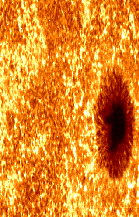
#> input picture working_image.png, 139 x 217 px, found by its file name
$ jupyter execute sunspot.ipynb   (shell and % lines are left out)
#> lines starting #> are read from the running program, lines starting #| are printed output that depends on the picture; after the words box and inside, x2 and y2 are one past the last pixel; in counts of white or black regions, pixels touching at a corner belong together
[cell 1]
import numpy as np
import cv2
import matplotlib.pyplot as plt

[cell 2]
# opens in BGR colorspace, convert to RGB
img = cv2.cvtColor(cv2.imread("working_image.png"), cv2.COLOR_BGR2RGB)
plt.imshow(img)

[cell 3]
img_orig = img.copy()

# blur image to help smooth out edges
img = cv2.GaussianBlur(img, (7, 7), 0)
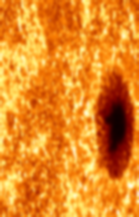
#> img: shape (217, 139, 3); mean R, G, B 229.6, 136.6, 36.6

# convert to the shape of a vector of pixel values
Z = img.reshape((-1,3))
Z = np.float32(Z)

criteria = (cv2.TERM_CRITERIA_EPS + cv2.TERM_CRITERIA_MAX_ITER, 10, 1.0)
K = 6
ret, label, center = cv2.kmeans(Z, K, None, criteria, 50, cv2.KMEANS_RANDOM_CENTERS)
#> ret = 11071677.5; center = [[241.8, 135.9, 23.11], [253.8, 212.1, 103.8], [51.61, 0.263, 0], [150.2, 26.62, 0.25], [250.4, 174.6, 58.04], [221.7, 100.4, 6.67]]
label = label.flatten()

# Convert back to uint8 and size of original image
center = np.uint8(center)
#> center = [[241, 135, 23], [253, 212, 103], [51, 0, 0], [150, 26, 0], [250, 174, 58], [221, 100, 6]]
segmented = center[label.flatten()]
segmented = segmented.reshape((img.shape))
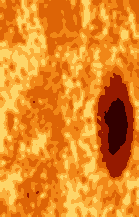
#> segmented: shape (217, 139, 3); mean R, G, B 228.9, 136, 36.2

plt.imshow(segmented)

[cell 4]
def find_threshold(img, label_name):
    masked_image = np.copy(img)

    # convert to shape of label array
    masked_image = masked_image.reshape((-1, 3))

    # make all pixels without that are not specified label white
    masked_image[~(label == label_name)] = [255, 255, 255]

    # convert back to original shape
    masked_image = masked_image.reshape(img.shape)

    # erode then dilate the image to remove noise
    kernel = np.ones((7,7),np.uint8)
    masked_image = cv2.morphologyEx(masked_image, cv2.MORPH_OPEN, kernel, iterations=1)
    gray = cv2.cvtColor(masked_image,cv2.COLOR_BGR2GRAY)

    # threshold image by removing all white pixels (not in label)
    ret, thresh = cv2.threshold(gray, 254, 255, cv2.THRESH_BINARY_INV)

    contours, _ = cv2.findContours(thresh, cv2.RETR_EXTERNAL, cv2.CHAIN_APPROX_SIMPLE)
    contours = sorted(contours, key=cv2.contourArea, reverse=True)

    # create mask by only including large contours
    mask = np.zeros(masked_image.shape[:2], np.uint8)

    for c in contours:
        area = cv2.contourArea(c)
        if area < np.prod(masked_image.shape[:2]) * 0.01:
            break

        cv2.drawContours(mask, [c], -1, (255), -1)

    # by combining foreground and background, allows specification of background color (white)
    # if don't do, background will be solid black, which is same color as sunspot so problematic
    foreground = cv2.bitwise_or(masked_image, masked_image, mask=mask)
    mask = cv2.bitwise_not(mask)
    background = np.full(masked_image.shape, 255, dtype=np.uint8)
    background = cv2.bitwise_or(background, background, mask=mask)

    combine = cv2.bitwise_or(foreground, background)
    combine_gray = cv2.cvtColor(combine, cv2.COLOR_BGR2GRAY)

    # threshold image again
    ret, thresh = cv2.threshold(combine_gray, 245, 255, cv2.THRESH_BINARY_INV)

    return thresh

[cell 5]
plt.imshow(img_orig)
plt.show()

thresholds = []
# center is a list of colors from the segmentation, sort to find closest to black
# euclidean distance is not ideal for colors, but it's seems okay
center_sort = sorted([(x[0]**2 + x[1]**2 + x[2]**2, i) for i,x in enumerate(center)])
#> center_sort = [(2601, 2), (23176, 3), (58877, 5), (76835, 0), (96140, 4), (119562, 1)]

if center_sort[0][0] > 10000:
    print("No sunspots found")
else:
    sunspot = [find_threshold(img, center_sort[0][1]),
               find_threshold(img, center_sort[1][1])]
#> in find_threshold, `ret, thresh = cv2.threshold(gray, 254, 255, cv2.THRESH_BINARY_INV)`:
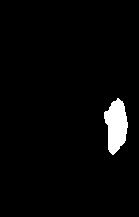
#> thresh: shape (217, 139); 3% white; 1 white region
#> in find_threshold, `contours, _ = cv2.findContours(thresh, cv2.RETR_EXTERNAL, cv2.CHAIN_AP..`: contours = 1 contour; box (x1, y1, x2, y2) and area: (104, 98, 128, 155) 853
#> the loop in find_threshold, `for c in contours:` made 1 pass
#> area on pass 1: 853
#> in find_threshold, `mask = cv2.bitwise_not(mask)`: mask: shape (217, 139); 97% white; 1 black region, box (x1, y1, x2, y2) and area: (104, 98, 128, 155) 914
#> call 2 of find_threshold, with label_name = 3
#> in find_threshold (call 2), `masked_image = masked_image.reshape(img.shape)`:
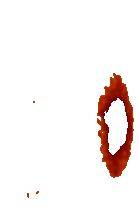
#> masked_image: shape (217, 139, 3); mean R, G, B 248.6, 241.1, 239.4
#> in find_threshold (call 2), `gray = cv2.cvtColor(masked_image,cv2.COLOR_BGR2GRAY)`:
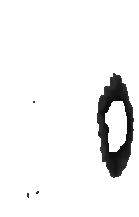
#> gray: shape (217, 139); min 12, max 255, mean 240.8
#> in find_threshold (call 2), `ret, thresh = cv2.threshold(gray, 254, 255, cv2.THRESH_BINARY_INV)`:
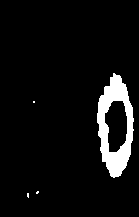
#> thresh: shape (217, 139); 6.4% white; 4 white regions (3 under 20 px)
#> in find_threshold (call 2), `contours, _ = cv2.findContours(thresh, cv2.RETR_EXTERNAL, cv2.CHAIN_AP..`: contours = 4 contours, 3 with area under 20; largest, box (x1, y1, x2, y2) and area: (97, 73, 134, 178) 2642
#> the loop in find_threshold (call 2), `for c in contours:` made 2 passes
#> area on pass 1: 2642.5
#> after the loop in find_threshold (call 2), `for c in contours:`:
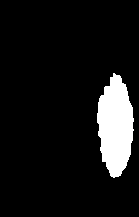
#> mask: shape (217, 139); 9.1% white; 1 white region, box (x1, y1, x2, y2) and area: (97, 73, 134, 178) 2759
#> in find_threshold (call 2), `foreground = cv2.bitwise_or(masked_image, masked_image, mask=mask)`:
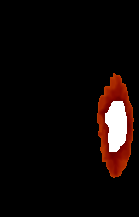
#> foreground: shape (217, 139, 3); mean R, G, B 16.6, 8.8, 7.3
#> in find_threshold (call 2), `ret, thresh = cv2.threshold(combine_gray, 245, 255, cv2.THRESH_BINARY_..`: thresh: shape (217, 139); 6.3% white; 1 white region, box (x1, y1, x2, y2) and area: (97, 73, 134, 178) 1898

    for i, t in enumerate(sunspot):

        # use RETR_TREE so inside circle of penumbra gets shown as contour
        cnt, _ = cv2.findContours(t,
                                cv2.RETR_TREE,
                                cv2.CHAIN_APPROX_SIMPLE)

        final = cv2.cvtColor(t, cv2.COLOR_GRAY2RGB)
        cv2.drawContours(final, cnt, -1, (0,255,0), 1)

        plt.imshow(final)
        plt.title(['umbra', 'penumbra'][i])
        plt.show()
#> this loop made 2 passes
#> pass 1, `plt.show()`:
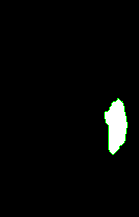
#> shown: shape (217, 139, 3); mean R, G, B 6.7, 7.7, 6.7
#> pass 2, `plt.show()`:
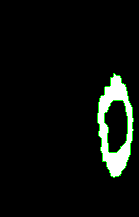
#> shown: shape (217, 139, 3); mean R, G, B 13.1, 16, 13.1
